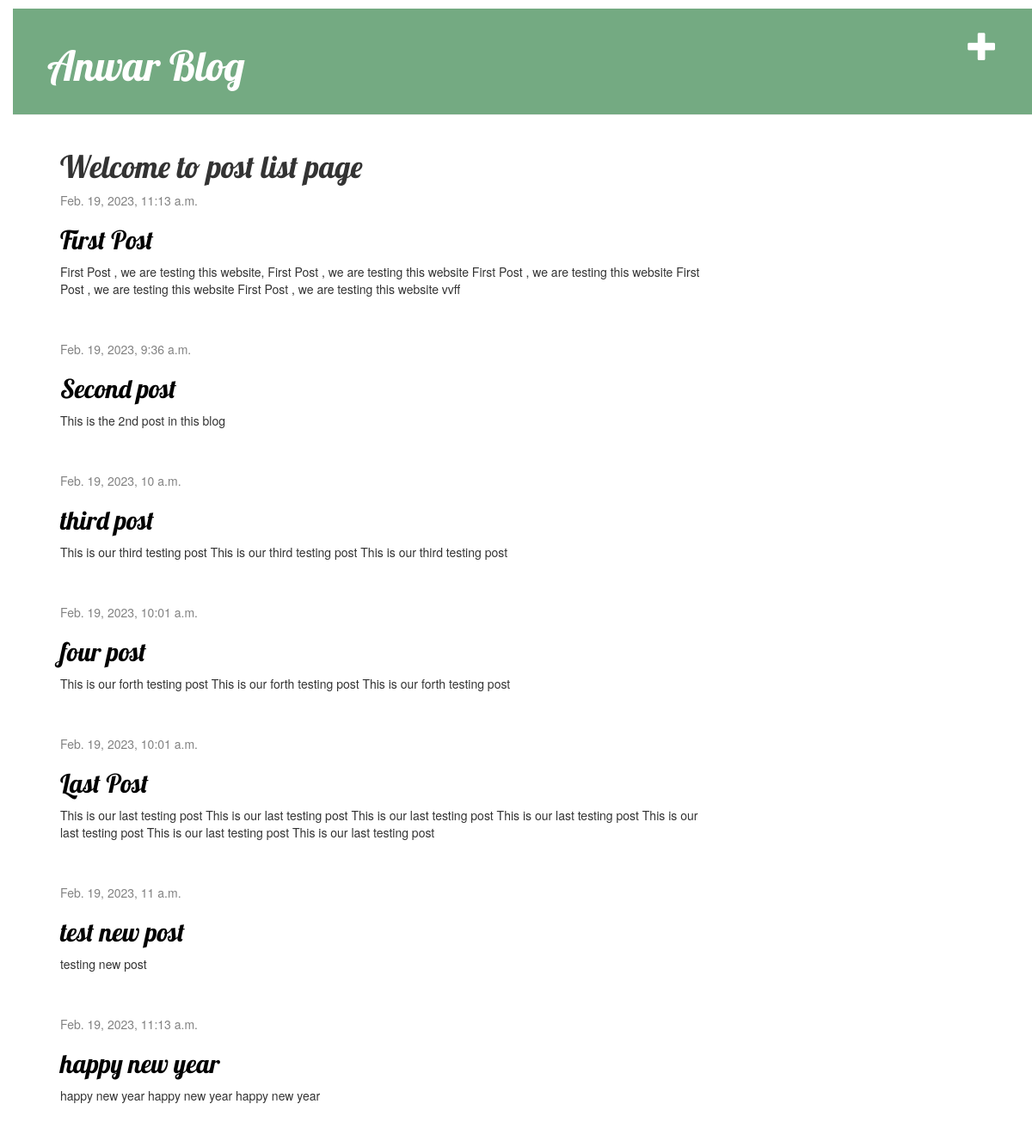
The app's page / (signed in) with its own data.
### blog/models.py (models this page shows, shortened)
class Post(models.Model):
    author = models.ForeignKey(settings.AUTH_USER_MODEL, on_delete=models.CASCADE)
    title = models.CharField(max_length=200)
    text = models.TextField()
    create_date = models.DateTimeField(default=timezone.now())
    published_date = models.DateTimeField(null=True, blank=True)

### blog/views.py (the view)
# urls.py: path('', views.post_list, name='post_list'),
def post_list(request):
    posts = Post.objects.all()
    return render(request, 'blog/post_list.html', {'posts':posts})

### blog/templates/blog/post_list.html
{% extends 'blog/base.html' %}
{% block content %}
<h1>Welcome to post list page</h1>
{% for post in posts %}
    <div class="post">
        <div class="date">
            {{ post.published_date }}
        </div>
        <h2><a href="{% url 'post-detail' post.pk %}">{{ post.title }}</a></h2>
        <p>{{ post.text|linebreaksbr }}</p>
    </div>
{% endfor %}
{% endblock content %}

### blog/templates/blog/base.html (shortened to what this page needs)
{% load static %}
<!DOCTYPE html>
<html lang="en">
<head>
    <link rel="stylesheet" href="//maxcdn.bootstrapcdn.com/bootstrap/3.2.0/css/bootstrap.min.css">
    <link rel="stylesheet" href="//maxcdn.bootstrapcdn.com/bootstrap/3.2.0/css/bootstrap-theme.min.css">
    <link rel="stylesheet" href="{% static 'css/blog.css' %}">
</head>
<body>
    <div class="page-header">
        {% if user.is_authenticated %}
        <a href='{% url "post-new"%}' class="top-menu"><span class="glyphicon glyphicon-plus"></span></a>
        {% endif %}
        <h1><a href="/">Anwar Blog</a></h1>
    </div>
    <div class="content container">
        <div class="row">
            <div class="col-md-8">
                {% block content %}
                {% endblock content %}
            </div>
        </div>
    </div>
</body>
</html>

### blog/static/css/blog.css (style rules this page uses)
body { padding-left: 15px; }
h1 a, h2 a { color: rgb(4, 137, 40); font-family: 'Lobster'; }
.page-header h1, .page-header h1 a, .page-header h1 a:visited, .page-header h1 a:hover { color: #ffffff; font-size: 36pt; text-decoration: none; }
.page-header { background-color: rgb(116, 170, 130); margin-top: 10px; padding: 20px 20px 20px 40px; }
.content { margin-left: 40px; }
h1, h2, h3, h4 { font-family: 'Lobster', cursive; }
.date { color: #828282; }
.post { margin-bottom: 50px; }
.post h2 a, .post h2 a:visited { color: #000000; }
.top-menu, .top-menu:hover, .top-menu:visited { color: #ffffff; float: right; font-size: 26pt; margin-right: 20px; }

### records on screen
Post: published_date "Feb. 19, 2023, 11:13 a.m.", title "First Post", text "First Post , we are testing this website, First Post , we are testing this website First Post , we are testing this website First Post , we are testing this website First Post , we are testing this website vvff"
Post: published_date "Feb. 19, 2023, 9:36 a.m.", title "Second post", text "This is the 2nd post in this blog"
Post: published_date "Feb. 19, 2023, 10 a.m.", title "third post", text "This is our third testing post This is our third testing post This is our third testing post"
Post: published_date "Feb. 19, 2023, 10:01 a.m.", title "four post", text "This is our forth testing post This is our forth testing post This is our forth testing post"
Post: published_date "Feb. 19, 2023, 10:01 a.m.", title "Last Post", text "This is our last testing post This is our last testing post This is our last testing post This is our last testing post This is our last testing post This is our last testing post This is our last testing post"
Post: published_date "Feb. 19, 2023, 11 a.m.", title "test new post", text "testing new post"
Post: published_date "Feb. 19, 2023, 11:13 a.m.", title "happy new year", text "happy new year happy new year happy new year"
